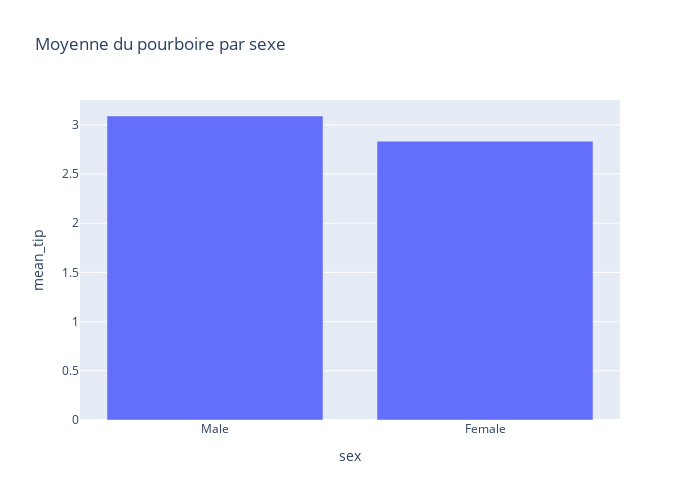

This figure's notebook cell:
### Code cell
fig = px.bar(df.group_by("sex").agg(pl.mean("tip").alias("mean_tip")), x="sex", y="mean_tip", title="Moyenne du pourboire par sexe", )
fig.update_layout(
    autosize=False,
    width=700,
    height=500
)
fig.show()

### Figure 1 — Plotly figure (JSON) as saved in the notebook; plotly's stock layout.template omitted (floating-point values rounded to 4 significant figures)
{"data": [{"hovertemplate": "sex=%{x}<br>mean_tip=%{y}<extra></extra>", "legendgroup": "", "marker": {"color": "#636efa", "pattern": {"shape": ""}}, "name": "", "orientation": "v", "showlegend": false, "textposition": "auto", "type": "bar", "x": ["Male", "Female"], "xaxis": "x", "y": [3.09, 2.833], "yaxis": "y"}], "layout": {"autosize": false, "barmode": "relative", "height": 500, "legend": {"tracegroupgap": 0}, "title": {"text": "Moyenne du pourboire par sexe"}, "width": 700, "xaxis": {"anchor": "y", "domain": [0, 1], "title": {"text": "sex"}}, "yaxis": {"anchor": "x", "domain": [0, 1], "title": {"text": "mean_tip"}}}}
